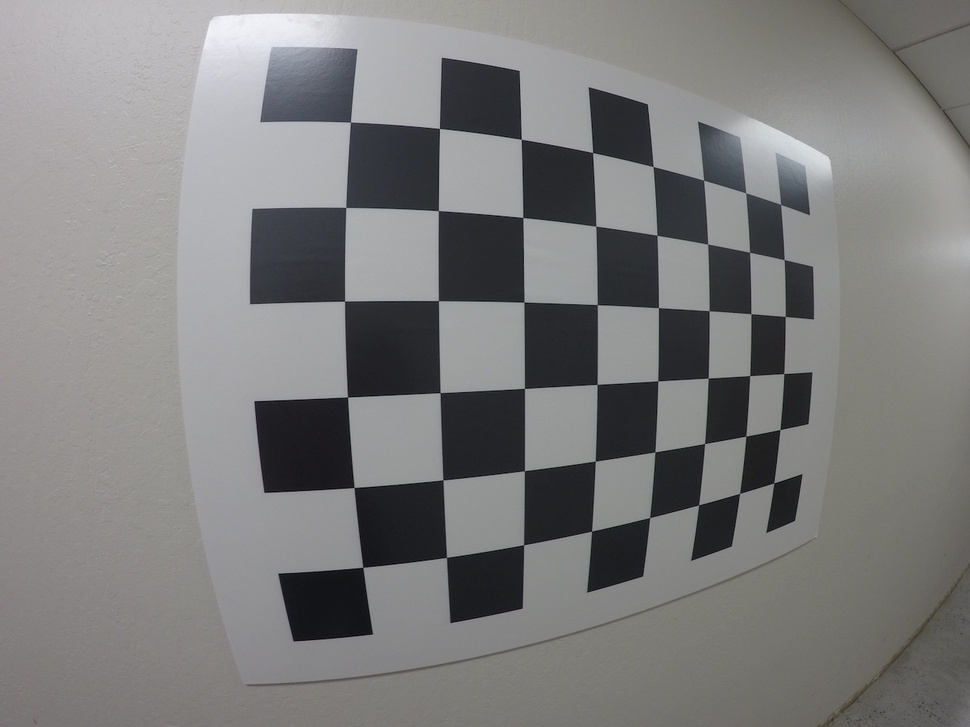
#> input picture AdvancedLaneFinding/CameraCalibration/images/GOPR0032.jpg, 970 x 727 px, shrunk from 1280 x 960 before the run; its folder holds only this picture in this run
$ jupyter execute --allow-errors Camera_Calibration.ipynb   (shell and % lines are left out)
#> lines starting #> are read from the running program, lines starting #| are printed output that depends on the picture; after the words box and inside, x2 and y2 are one past the last pixel; in counts of white or black regions, pixels touching at a corner belong together
[cell 1]
import numpy as np
import pickle
import cv2
import matplotlib.pyplot as plt

[cell 2]
import glob

images = glob.glob('../images/GOPR*.jpg')


objpoints = [] # 3d points in real world space
imgpoints = [] # 2d points in image plane
for fname in images:
    img = cv2.imread(fname)
#> img is the input picture: shape (727, 970, 3); mean B, G, R 124.7, 124.9, 125.1
    objp = np.zeros((6*8, 3), np.float32)  # The 3 is for each coordinate in x, y and z.
    objp[:,:2] = np.mgrid[0:8,0:6].T.reshape(-1, 2) # x, y coordinates

    gray = cv2.cvtColor(img, cv2.COLOR_BGR2GRAY)
    ret, corners = cv2.findChessboardCorners(gray, (8,6), None)  # There are None flags in this example.
#> ret = True; corners = 48 rows, first 8: [350.4, 122], [439.4, 128.4], [521.3, 139.2], [592.7, 152.7], [653.1, 166.5], [703.6, 180.2], [745.7, 192.7], [780.6, 204.5]

    if ret == True:
        imgpoints.append(corners)
        objpoints.append(objp) ## This object points will be the same for all of the calibration images. Since
        ## They represent a real chessboard.
        img = cv2.drawChessboardCorners(img, (8,6), corners, ret)
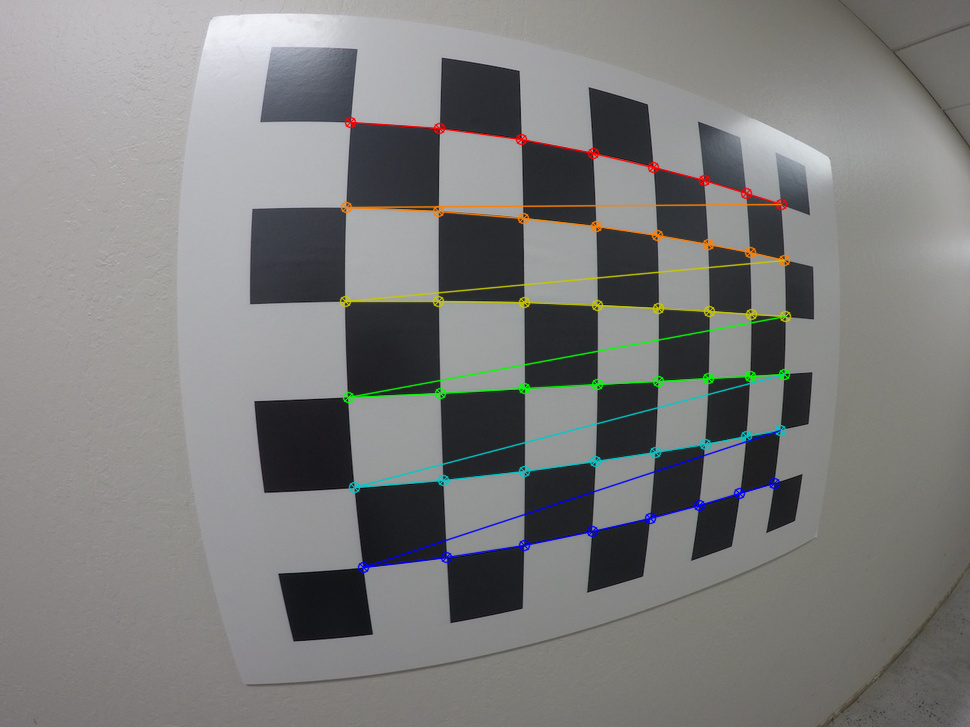
#> img: shape (727, 970, 3); 2.55% of pixels changed, all inside (x1, y1, x2, y2) = (339, 116, 792, 574)
        #plt.imshow(img)

[cell 3]
# If we start with the previously loaded pickle file.
# dist_pickle = pickle.load( open( "../wide_dist_pickle.p", "rb" ) )
# objpoints = dist_pickle["objpoints"]
# imgpoints = dist_pickle["imgpoints"]

[cell 4]
# Read in an image
img = cv2.imread('../images/tests/test_image.png')
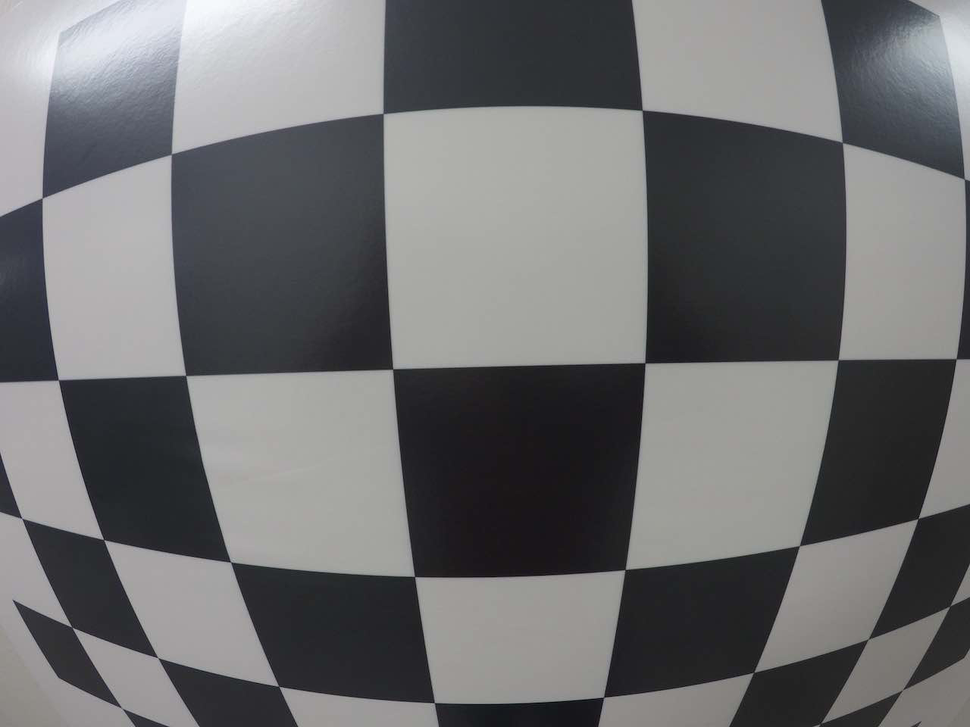
#> input picture AdvancedLaneFinding/CameraCalibration/images/tests/test_image.png, 970 x 727 px, shrunk from 1280 x 960 before the run
#> img is the input picture: shape (727, 970, 3); mean B, G, R 110.9, 109.7, 109.3

[cell 5]
plt.imshow(img)

[cell 6]
gray = cv2.cvtColor(img, cv2.COLOR_BGR2GRAY)

[cell 7]
# We revert the order of the returned image
gray.shape[::-1]
#> Out = (970, 727)

[cell 8]
# TODO: Write a function that takes an image, object points, and image points
# performs the camera calibration, image distortion correction and
# returns the undistorted image
def cal_undistort(img, objpoints, imgpoints):
    # Use cv2.calibrateCamera() and cv2.undistort()
    gray = cv2.cvtColor(img, cv2.COLOR_BGR2GRAY)
    # dist stands for distortion coefficients
    # mtx is the camera matrix (needed to transform 3D to 2D)
    # rotation and translation vectors in rvecs and tvecs
    ret, mtx, dist, rvecs, tvecs = cv2.calibrateCamera(objpoints, imgpoints, gray.shape[::-1], None, None)
#> ret = 0.256; mtx = [[382.6, 0, 484.1], [0, 383.8, 375.4], [0, 0, 1]]; dist = [[-0.222, 0.0884, -0.000206, 0.0058, -0.0261]]; rvecs = ([0.0812, -0.295, -0.0252],); tvecs = ([-1.48, -2.76, 3.64],)

    undist = cv2.undistort(img, mtx, dist, None, mtx)
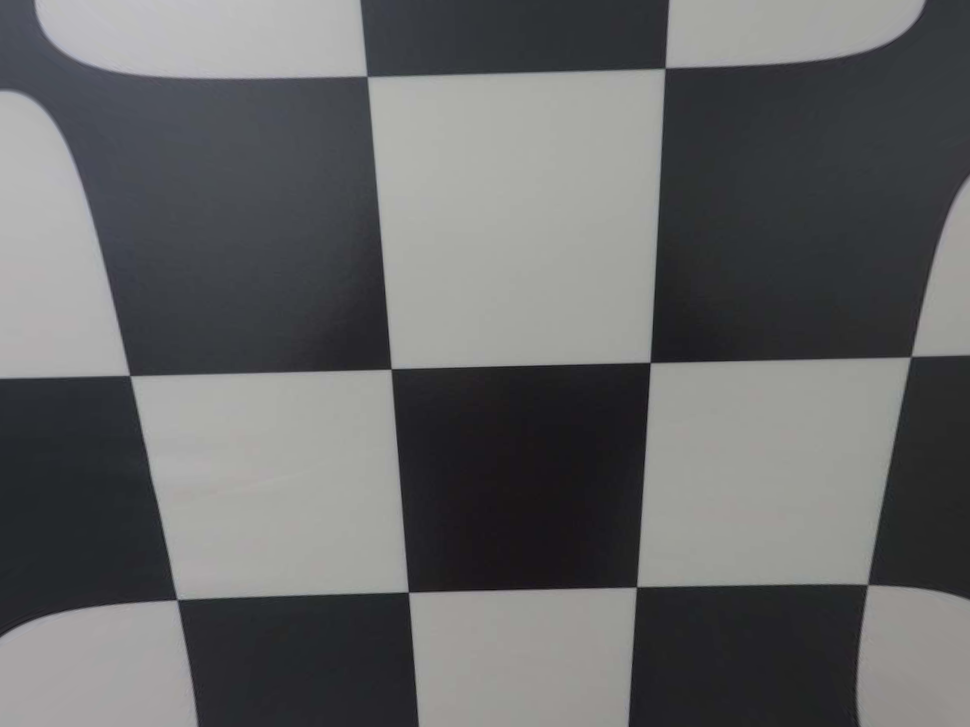
#> undist: shape (727, 970, 3); mean B, G, R 103.1, 102.4, 101.6
    return undisth

#> (a cell that did not finish here is left out)

# Undistort and Transform Perspective

#> (a cell that did not finish here is left out)

[cell 11]
img.shape
#> Out = (727, 970, 3)
